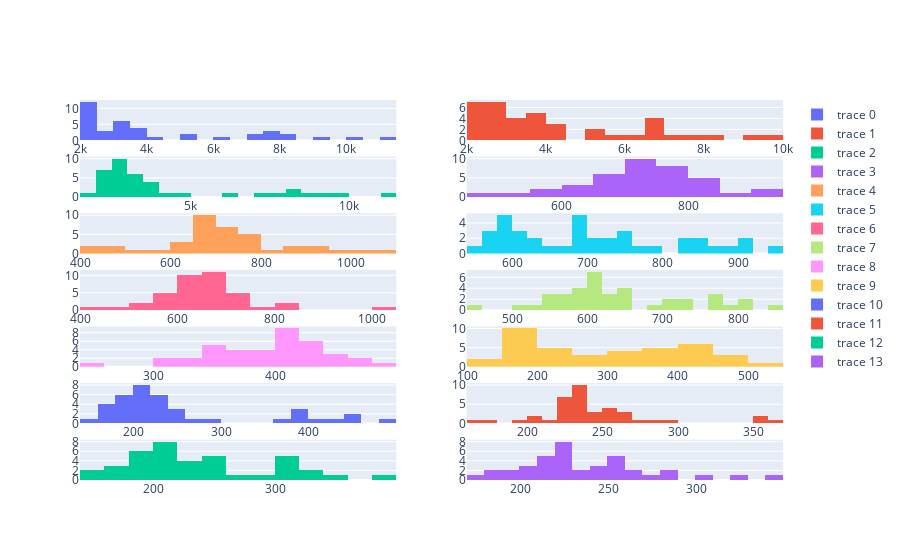

Notebook code cell kept with this figure:
### Code cell
# Is the distribution by company normal? Not
import plotly.graph_objects as go
from plotly.subplots import make_subplots

fig = make_subplots(rows=7, cols=2)

i = 1
j = 1
for company in ls:
    trace = go.Histogram(x=df.loc[df.company_name == company, 'complaint_id'].to_list(), nbinsx=20)
    fig.append_trace(trace, i, j)
    if (j % 2) == 0:
        i += 1
        j = 1
    else:
        j = 2

fig.show()

### Figure 1 — Plotly figure (JSON) as saved in the notebook; plotly's stock layout.template omitted (floating-point values rounded to 4 significant figures)
{"data": [{"nbinsx": 20, "type": "histogram", "x": [2376, 2310, 2446, 2599, 2452, 2190, 2326, 2429, 2235, 2596, 2267, 2126, 2176, 2460, 2982, 3042, 3380, 3409, 3686, 3931, 3454, 3765, 3347, 3242, 4308, 3881, 5225, 6339, 7122, 7090, 7701, 7579, 7829, 9131, 8444, 10456, 11478, 5328, 8065], "xaxis": "x", "yaxis": "y"}, {"nbinsx": 20, "type": "histogram", "x": [2376, 2484, 2406, 2647, 2529, 2311, 2523, 2590, 2369, 2818, 2586, 2418, 2354, 2571, 3206, 3145, 3338, 3519, 3957, 4058, 3743, 4048, 3570, 3409, 4446, 3971, 5202, 5995, 6572, 6322, 6875, 6562, 7133, 8019, 7634, 9657, 9299, 6729, 5305], "xaxis": "x2", "yaxis": "y2"}, {"nbinsx": 20, "type": "histogram", "x": [2539, 2578, 2648, 2825, 2548, 2375, 2469, 2566, 2165, 2629, 2341, 2238, 2280, 2587, 2981, 2912, 3167, 3164, 3235, 3577, 3194, 3625, 3179, 3103, 4065, 3890, 4866, 6202, 7276, 7549, 8262, 8119, 8632, 9943, 9159, 11258, 3633, 2098, 1780], "xaxis": "x3", "yaxis": "y3"}, {"nbinsx": 20, "type": "histogram", "x": [745, 723, 811, 920, 828, 683, 722, 746, 640, 727, 695, 666, 756, 634, 756, 749, 778, 710, 688, 762, 659, 657, 541, 570, 616, 597, 707, 832, 780, 868, 941, 831, 749, 776, 740, 785, 793, 816, 461], "xaxis": "x4", "yaxis": "y4"}, {"nbinsx": 20, "type": "histogram", "x": [711, 662, 790, 936, 762, 686, 731, 700, 678, 741, 496, 419, 455, 414, 540, 699, 650, 638, 716, 767, 695, 702, 603, 656, 693, 626, 675, 806, 690, 794, 718, 769, 851, 923, 880, 1025, 997, 1066, 561], "xaxis": "x5", "yaxis": "y5"}, {"nbinsx": 20, "type": "histogram", "x": [701, 598, 745, 726, 733, 687, 601, 568, 569, 634, 555, 561, 587, 580, 641, 590, 609, 606, 666, 708, 638, 757, 693, 580, 766, 691, 696, 788, 833, 821, 842, 896, 743, 876, 918, 906, 852, 947, 694], "xaxis": "x6", "yaxis": "y6"}, {"nbinsx": 20, "type": "histogram", "x": [714, 697, 842, 1015, 818, 706, 696, 776, 658, 672, 577, 618, 600, 659, 743, 674, 718, 649, 686, 602, 512, 595, 478, 507, 561, 557, 608, 605, 645, 677, 704, 664, 675, 654, 565, 619, 613, 639, 424], "xaxis": "x7", "yaxis": "y7"}, {"nbinsx": 20, "type": "histogram", "x": [658, 608, 644, 705, 584, 508, 552, 611, 523, 656, 609, 605, 587, 543, 628, 601, 590, 578, 606, 611, 563, 637, 559, 562, 599, 638, 686, 850, 801, 772, 783, 709, 724, 739, 644, 775, 817, 768, 456], "xaxis": "x8", "yaxis": "y8"}, {"nbinsx": 20, "type": "histogram", "x": [412, 367, 433, 404, 399, 354, 395, 431, 359, 429, 362, 331, 341, 311, 466, 415, 401, 385, 422, 443, 366, 355, 430, 319, 337, 364, 345, 388, 405, 401, 469, 450, 409, 404, 422, 448, 417, 494, 240], "xaxis": "x9", "yaxis": "y9"}, {"nbinsx": 20, "type": "histogram", "x": [529, 430, 497, 484, 444, 361, 434, 425, 356, 372, 358, 412, 455, 439, 396, 329, 268, 324, 305, 288, 231, 313, 254, 194, 223, 222, 205, 209, 191, 183, 159, 155, 110, 162, 166, 166, 187, 150, 112], "xaxis": "x10", "yaxis": "y10"}, {"nbinsx": 20, "type": "histogram", "x": [205, 185, 227, 257, 185, 173, 175, 229, 183, 205, 173, 194, 177, 150, 220, 194, 198, 203, 241, 218, 220, 235, 206, 211, 214, 211, 226, 382, 261, 289, 380, 420, 446, 487, 444, 394, 418, 379, 258], "xaxis": "x11", "yaxis": "y11"}, {"nbinsx": 20, "type": "histogram", "x": [234, 228, 250, 226, 237, 175, 239, 234, 197, 354, 253, 232, 240, 229, 264, 226, 253, 230, 238, 261, 231, 224, 208, 222, 228, 204, 251, 352, 362, 281, 277, 291, 233, 233, 218, 242, 266, 247, 163], "xaxis": "x12", "yaxis": "y12"}, {"nbinsx": 20, "type": "histogram", "x": [255, 246, 301, 282, 307, 220, 232, 228, 205, 255, 174, 176, 166, 212, 201, 202, 192, 199, 186, 192, 209, 190, 158, 152, 201, 181, 242, 228, 249, 219, 264, 316, 307, 300, 331, 322, 345, 386, 215], "xaxis": "x13", "yaxis": "y13"}, {"nbinsx": 20, "type": "histogram", "x": [257, 229, 247, 257, 254, 225, 207, 211, 182, 220, 190, 176, 187, 212, 233, 215, 221, 223, 260, 222, 221, 241, 218, 213, 206, 205, 224, 256, 275, 266, 246, 321, 237, 259, 308, 287, 281, 344, 190], "xaxis": "x14", "yaxis": "y14"}], "layout": {"xaxis": {"anchor": "y", "domain": [0, 0.45]}, "xaxis10": {"anchor": "y10", "domain": [0.55, 1]}, "xaxis11": {"anchor": "y11", "domain": [0, 0.45]}, "xaxis12": {"anchor": "y12", "domain": [0.55, 1]}, "xaxis13": {"anchor": "y13", "domain": [0, 0.45]}, "xaxis14": {"anchor": "y14", "domain": [0.55, 1]}, "xaxis2": {"anchor": "y2", "domain": [0.55, 1]}, "xaxis3": {"anchor": "y3", "domain": [0, 0.45]}, "xaxis4": {"anchor": "y4", "domain": [0.55, 1]}, "xaxis5": {"anchor": "y5", "domain": [0, 0.45]}, "xaxis6": {"anchor": "y6", "domain": [0.55, 1]}, "xaxis7": {"anchor": "y7", "domain": [0, 0.45]}, "xaxis8": {"anchor": "y8", "domain": [0.55, 1]}, "xaxis9": {"anchor": "y9", "domain": [0, 0.45]}, "yaxis": {"anchor": "x", "domain": [0.8939, 1]}, "yaxis10": {"anchor": "x10", "domain": [0.298, 0.4041]}, "yaxis11": {"anchor": "x11", "domain": [0.149, 0.2551]}, "yaxis12": {"anchor": "x12", "domain": [0.149, 0.2551]}, "yaxis13": {"anchor": "x13", "domain": [0, 0.1061]}, "yaxis14": {"anchor": "x14", "domain": [0, 0.1061]}, "yaxis2": {"anchor": "x2", "domain": [0.8939, 1]}, "yaxis3": {"anchor": "x3", "domain": [0.7449, 0.851]}, "yaxis4": {"anchor": "x4", "domain": [0.7449, 0.851]}, "yaxis5": {"anchor": "x5", "domain": [0.5959, 0.702]}, "yaxis6": {"anchor": "x6", "domain": [0.5959, 0.702]}, "yaxis7": {"anchor": "x7", "domain": [0.4469, 0.5531]}, "yaxis8": {"anchor": "x8", "domain": [0.4469, 0.5531]}, "yaxis9": {"anchor": "x9", "domain": [0.298, 0.4041]}}}
